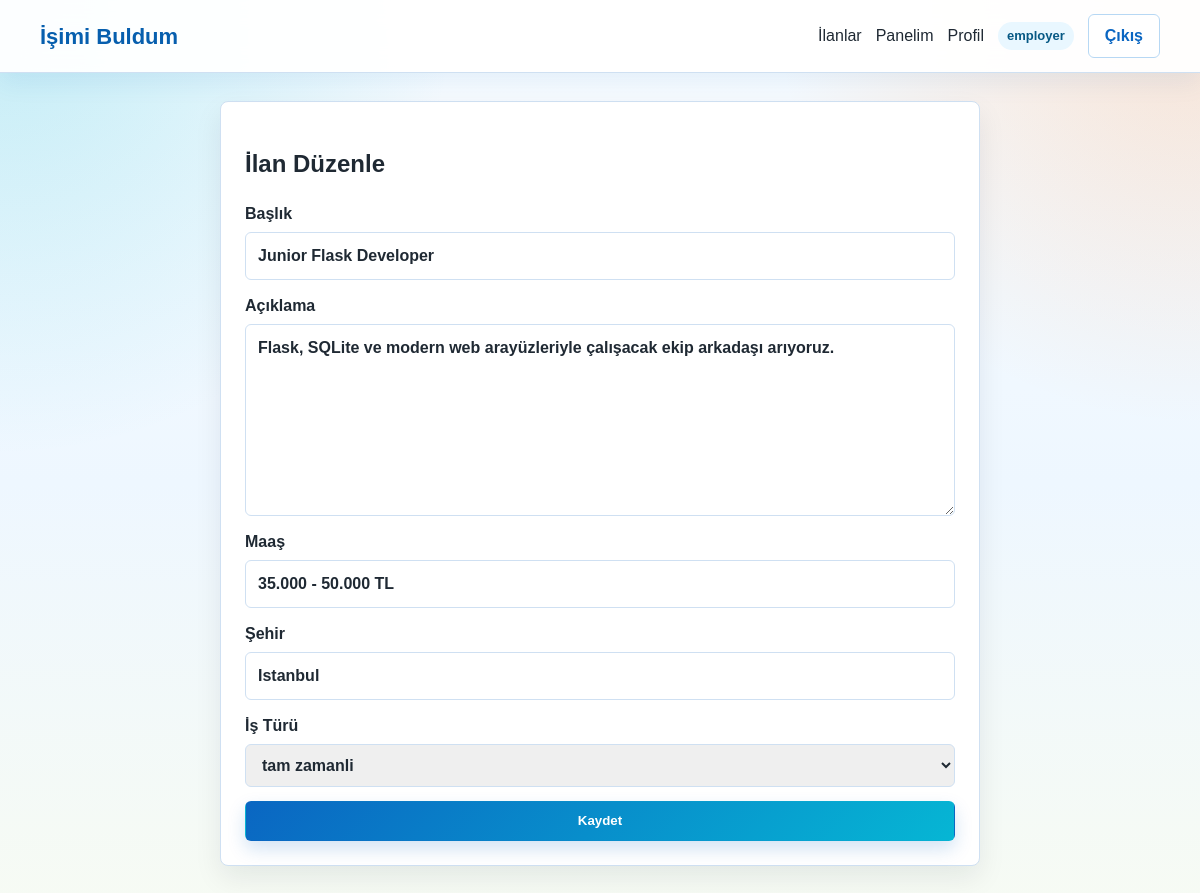
The page /jobs/1/edit (signed in) on the database its author committed.
### tables this page shows
CREATE TABLE users (
            id INTEGER PRIMARY KEY AUTOINCREMENT,
            username TEXT NOT NULL,
            email TEXT NOT NULL UNIQUE,
            password_hash TEXT NOT NULL,
            user_type TEXT NOT NULL CHECK(user_type IN ('jobseeker', 'employer', 'admin')),
            bio TEXT DEFAULT '',
            beceriler TEXT DEFAULT '',
            sehir TEXT DEFAULT '',
            ozgecmis_metni TEXT DEFAULT '',
            sirket_adi TEXT DEFAULT '',
            sirket_aciklamasi TEXT DEFAULT '',
            website TEXT DEFAULT '',
            active INTEGER NOT NULL DEFAULT 1,
            created_at TEXT NOT NULL DEFAULT CURRENT_TIMESTAMP
        );

CREATE TABLE jobs (
            id INTEGER PRIMARY KEY AUTOINCREMENT,
            baslik TEXT NOT NULL,
            aciklama TEXT NOT NULL,
            maas TEXT DEFAULT '',
            sehir TEXT NOT NULL,
            is_turu TEXT NOT NULL CHECK(is_turu IN ('tam_zamanli', 'yari_zamanli', 'uzaktan', 'staj')),
            employer_id INTEGER NOT NULL,
            olusturulma_tarihi TEXT NOT NULL DEFAULT CURRENT_TIMESTAMP,
            aktif_mi INTEGER NOT NULL DEFAULT 1,
            FOREIGN KEY (employer_id) REFERENCES users(id)
        );

### routes/job_routes.py (the view)
@job_bp.route("/jobs/<int:job_id>/edit", methods=["GET", "POST"])
@role_required("employer")
def edit(job_id):
    user = current_user()
    job = get_job(job_id)
    if not job or job["employer_id"] != user["id"]:
        flash("İlan bulunamadı veya yetkiniz yok.", "error")
        return redirect(url_for("job.dashboard"))
    if request.method == "POST":
        update_job(job_id, user["id"], request.form)
        add_log(user["id"], "ilan_duzenleme", f"İlan güncellendi: #{job_id}")
        flash("İlan güncellendi.", "success")
        return redirect(url_for("job.dashboard"))
    return render_template("jobs/create.html", job=job)

### database.py (called while the page is built)
def get_connection():
    conn = sqlite3.connect(DB_PATH)
    conn.row_factory = sqlite3.Row
    conn.execute("PRAGMA foreign_keys = ON")
    return conn

def fetch_one(query, params=()):
    with get_connection() as conn:
        return conn.execute(query, params).fetchone()

def get_user_by_id(user_id):
    return fetch_one("SELECT * FROM users WHERE id = ?", (user_id,))

def get_job(job_id):
    return fetch_one(
        """
        SELECT jobs.*, users.sirket_adi, users.username AS employer_name
        FROM jobs
        JOIN users ON users.id = jobs.employer_id
        WHERE jobs.id = ?
        """,
        (job_id,),
    )

### routes/__init__.py (called while the page is built)
def current_user():
    user_id = session.get("user_id")
    if not user_id:
        return None
    return get_user_by_id(user_id)

def role_required(*roles):
    def decorator(view):
        @wraps(view)
        def wrapper(*args, **kwargs):
            user = current_user()
            if not user:
                flash("Devam etmek için giriş yapmalısınız.", "error")
                return redirect(url_for("auth.login"))
            if user["user_type"] not in roles:
                flash("Bu sayfaya erişim yetkiniz yok.", "error")
                return redirect(url_for("job.index"))
            return view(*args, **kwargs)
        return wrapper
    return decorator

### routes/job_routes.py (called while the page is built)
@job_bp.context_processor
def inject_user():
    return {"current_user": current_user(), "job_types": JOB_TYPES}

### templates/jobs/create.html (shortened to what this page needs)
{% extends "base.html" %}
{% block content %}
<section class="detail-panel">
    <h1>{% if job %}İlan Düzenle{% else %}Yeni İlan Oluştur{% endif %}</h1>
    <form method="post" class="form">
        <label>Başlık
            <input name="baslik" value="{{ job.baslik if job else '' }}" required>
        </label>
        <label>Açıklama
            <textarea name="aciklama" rows="7" required>{{ job.aciklama if job else '' }}</textarea>
        </label>
        <label>Maaş
            <input name="maas" value="{{ job.maas if job else '' }}">
        </label>
        <label>Şehir
            <input name="sehir" value="{{ job.sehir if job else '' }}" required>
        </label>
        <label>İş Türü
            <select name="is_turu">
                {% for job_type in job_types %}
                    <option value="{{ job_type }}" {% if job and job.is_turu == job_type %}selected{% endif %}>{{ job_type|replace('_', ' ') }}</option>
                {% endfor %}
            </select>
        </label>
        <button class="button" type="submit">Kaydet</button>
    </form>
</section>
{% endblock %}

### templates/base.html (shortened to what this page needs)
<!doctype html>
<html lang="tr">
<head>
    <link rel="stylesheet" href="{{ url_for('static', filename='css/style.css') }}">
</head>
<body>
    <nav class="navbar">
        <a class="brand" href="{{ url_for('job.index') }}">İşimi Buldum</a>
        <div class="nav-links" data-menu>
            <a href="{{ url_for('job.jobs') }}">İlanlar</a>
            {% if current_user %}
                <a href="{{ url_for('job.dashboard') }}">Panelim</a>
                <a href="{{ url_for('profile.view') }}">Profil</a>
                <span class="role-pill">{{ current_user.user_type }}</span>
                <a class="button ghost" href="{{ url_for('auth.logout') }}">Çıkış</a>
            {% else %}
                <a href="{{ url_for('auth.login') }}">Giriş</a>
                <a class="button" href="{{ url_for('auth.register') }}">Kayıt Ol</a>
            {% endif %}
        </div>
    </nav>
    <main class="page">
        {% block content %}{% endblock %}
    </main>
</body>
</html>

### static/css/style.css (style rules this page uses)
:root { --bg: #eef7ff; --panel: #ffffff; --text: #1f2933; --muted: #64748b; --primary: #0a66c2; --primary-dark: #004182; --border: #cfe0f2; --green: #10a36d; --yellow: #f2a900; --red: #ef4444; --cyan: #06b6d4; --orange: #f97316; --pink: #ec4899; }
* { box-sizing: border-box; }
body { margin: 0; background: radial-gradient(circle at top left, rgba(6, 182, 212, 0.22), transparent 30%), radial-gradient(circle at top right, rgba(249, 115, 22, 0.18), transparent 28%), linear-gradient(180deg, #f8fcff 0%, var(--bg) 52%, #f7fbf3 100%); color: var(--text); font-family: Arial, Helvetica, sans-serif; line-height: 1.5; }
a { color: inherit; text-decoration: none; }
.navbar { position: sticky; top: 0; z-index: 10; display: flex; align-items: center; justify-content: space-between; gap: 18px; padding: 14px max(18px, calc((100vw - 1120px) / 2)); background: rgba(255, 255, 255, 0.94); border-bottom: 1px solid var(--border); box-shadow: 0 10px 24px rgba(10, 102, 194, 0.08); backdrop-filter: blur(12px); }
.brand { color: #075fae; font-size: 22px; font-weight: 800; }
.nav-links { display: flex; align-items: center; gap: 14px; }
.page { width: min(1120px, calc(100% - 32px)); margin: 28px auto 64px; }
.button { display: inline-flex; align-items: center; justify-content: center; min-height: 40px; padding: 9px 16px; border: 1px solid transparent; border-radius: 6px; background: linear-gradient(135deg, var(--primary), var(--cyan)); color: white; font-weight: 700; cursor: pointer; box-shadow: 0 8px 18px rgba(10, 102, 194, 0.18); }
.button.ghost { background: white; color: var(--primary); border-color: #b7d8f4; box-shadow: none; }
.job-card, .detail-panel, .auth-card, .stat { border: 1px solid var(--border); border-radius: 8px; background: var(--panel); box-shadow: 0 12px 28px rgba(15, 23, 42, 0.08); }
.badge, .role-pill, .status { display: inline-flex; align-items: center; min-height: 26px; padding: 4px 9px; border-radius: 999px; background: #e9f7ff; color: #075985; font-size: 13px; font-weight: 700; }
.auth-card, .detail-panel { max-width: 760px; margin: 0 auto; padding: 24px; }
.form { display: grid; gap: 14px; }
label { display: grid; gap: 6px; font-weight: 700; }
input, select, textarea { width: 100%; border: 1px solid var(--border); border-radius: 6px; padding: 11px 12px; color: var(--text); font: inherit; }
textarea { resize: vertical; }

### rows shown on the page
users: user_type "employer"
jobs: baslik "Junior Flask Developer", aciklama "Flask, SQLite ve modern web arayüzleriyle çalışacak ekip arkadaşı arıyoruz.", maas "35.000 - 50.000 TL", sehir "Istanbul", is_turu "tam zamanli"
